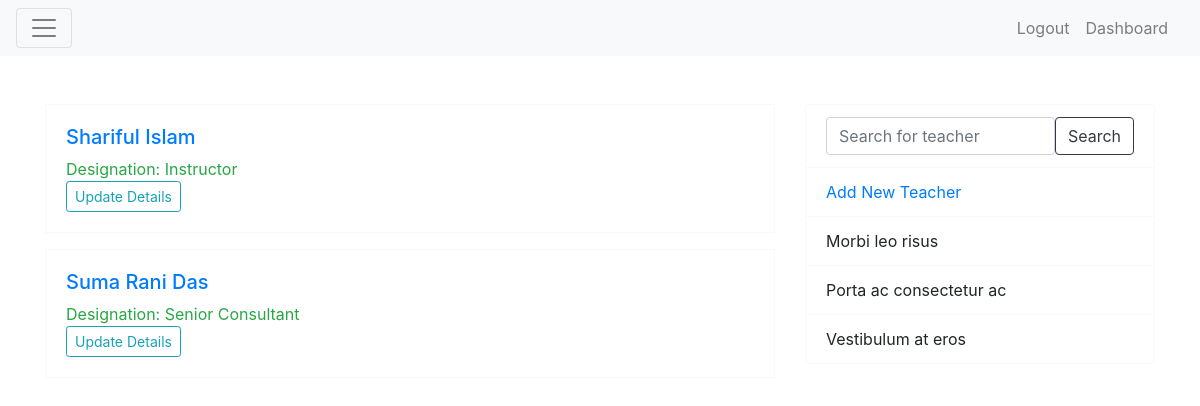
Before: /teachers/ (signed in) with the older database file.
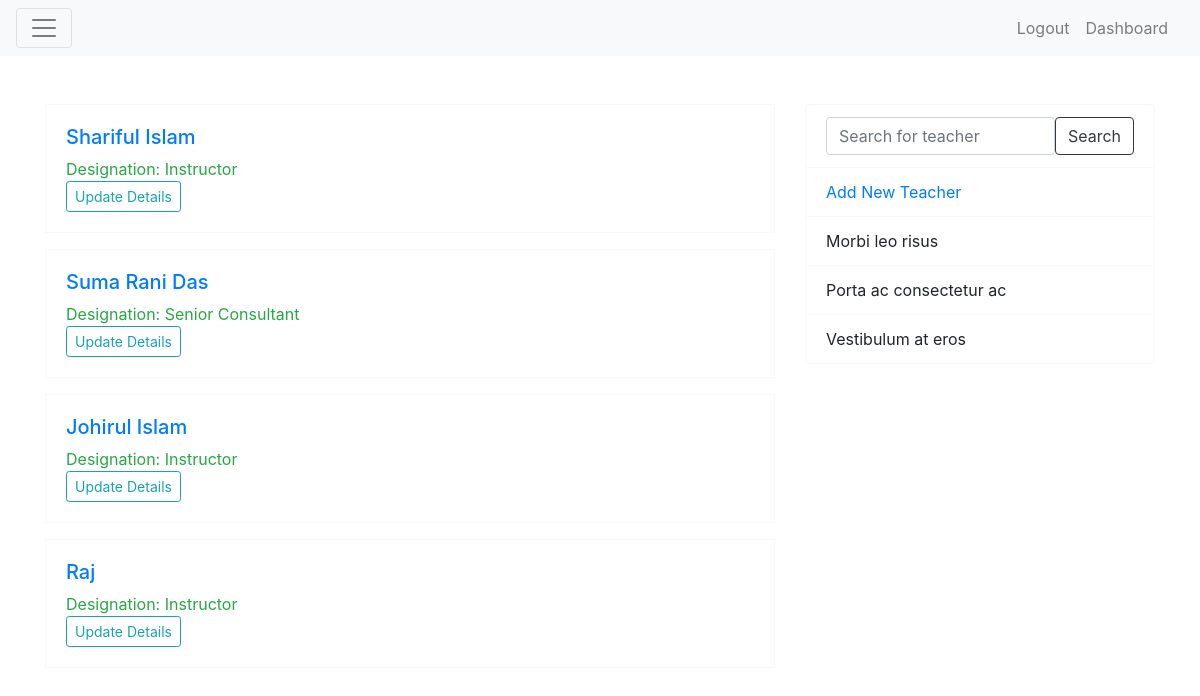
After: the same page with the newer database file.
### teachers/models.py (models this page shows, shortened)
class Teacher(models.Model):
    name = models.CharField(max_length=150)
    date_of_birth = models.DateField(blank=True, null=True)
    designation = models.ForeignKey(Designation, on_delete=models.CASCADE)
    expertise = models.ManyToManyField(to=Topic, blank=True, related_name='expert_in')
    mobile = models.CharField(max_length=11, blank=True, null=True)
    email = models.CharField(max_length=255, blank=True, null=True)
    joining_date = models.DateField(auto_now=True)

class Designation(models.Model):
    title = models.CharField(max_length=255)
    created = models.DateField(auto_now_add=True)
    def __str__(self):
        return str(self.title)

### teachers/views.py (the view)
# urls.py: path('', views.teachers_view, name='all_teacher'),
@login_required
def teachers_view(request):
    teachers = Teacher.objects.all()
    context = {'teachers': teachers}
    return render(request, 'teachers/teacher_list.html', context)

### templates/teachers/teacher_list.html
{% extends 'layout.html' %}
{% block content %}
<section id="all-teachers">
  <div id="all-teachers--inner">
    <div class="container">
      <div class="row mt-5">
        <div class="col-8">
          <div class="teacher-box-container">
            {% for teacher in teachers %}
            <a href="{% url 'teachers:teacher_details' pk=teacher.pk %}" class="d-block teacher-box-link">
              <div class="teacher-box">
                <h5>{{ teacher.name }}</h5>
                <span class="mr-3 text-success">Designation: {{ teacher.designation }}</span>
                <a href="{% url 'teachers:update_teacher' pk=teacher.pk %}" class="btn btn-sm btn-outline-info">
                  Update Details
                </a>
              </div>
            </a>
            {% endfor %}
          </div>
        </div>
        <div class="col-4">
          <div class="side-panel">
            <ul class="list-group">
              <li class="list-group-item d-flex">
                <input class="form-control" type="search" name="search" id="teacher-search" placeholder="Search for teacher">
                <input type="submit" value="Search" class="btn btn-outline-dark">
              </li>
              <li class="list-group-item">
                <a href="{% url 'teachers:add_teacher' %}">Add New Teacher</a>
              </li>
              <li class="list-group-item">Morbi leo risus</li>
              <li class="list-group-item">Porta ac consectetur ac</li>
              <li class="list-group-item">Vestibulum at eros</li>
            </ul>
          </div>
        </div>
      </div>
    </div>
  </div>
</section>
{% endblock %}

Changed rows visible on the page:
added Teacher: name "Johirul Islam", designation "Instructor"
added Teacher: name "Raj", designation "Instructor"
